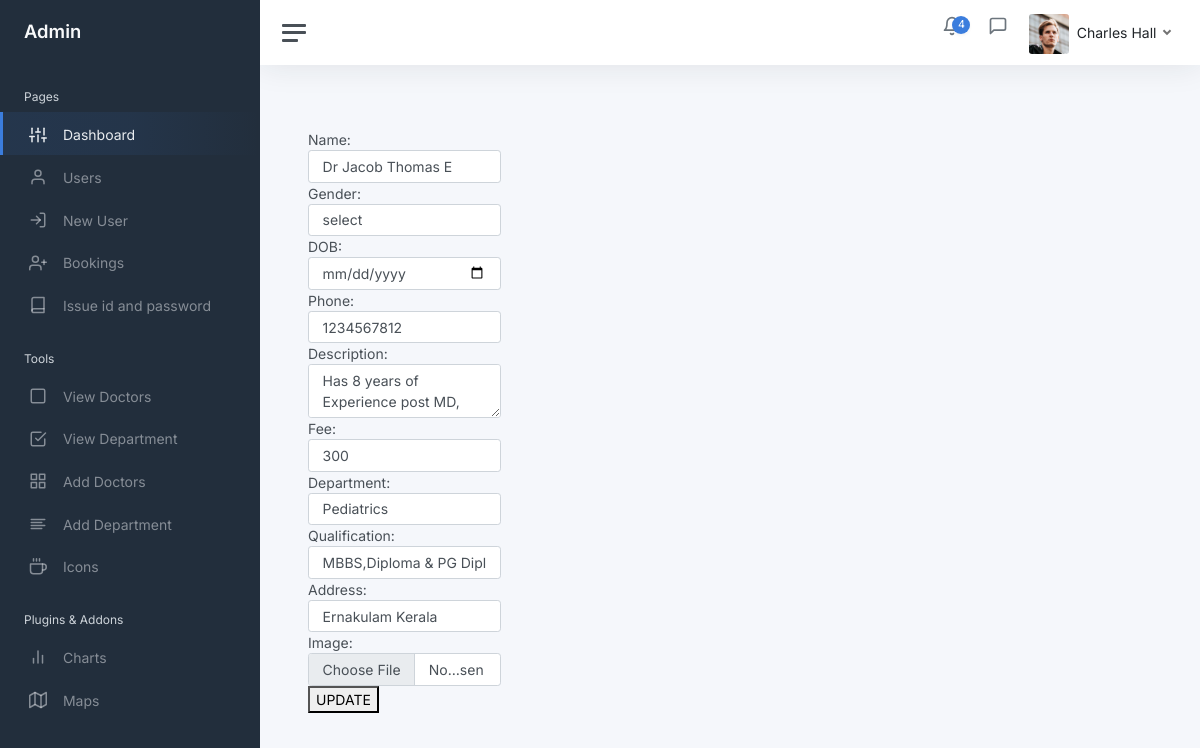
Before: /admin12/editdoctorimage.php?id=1 with the older database file.
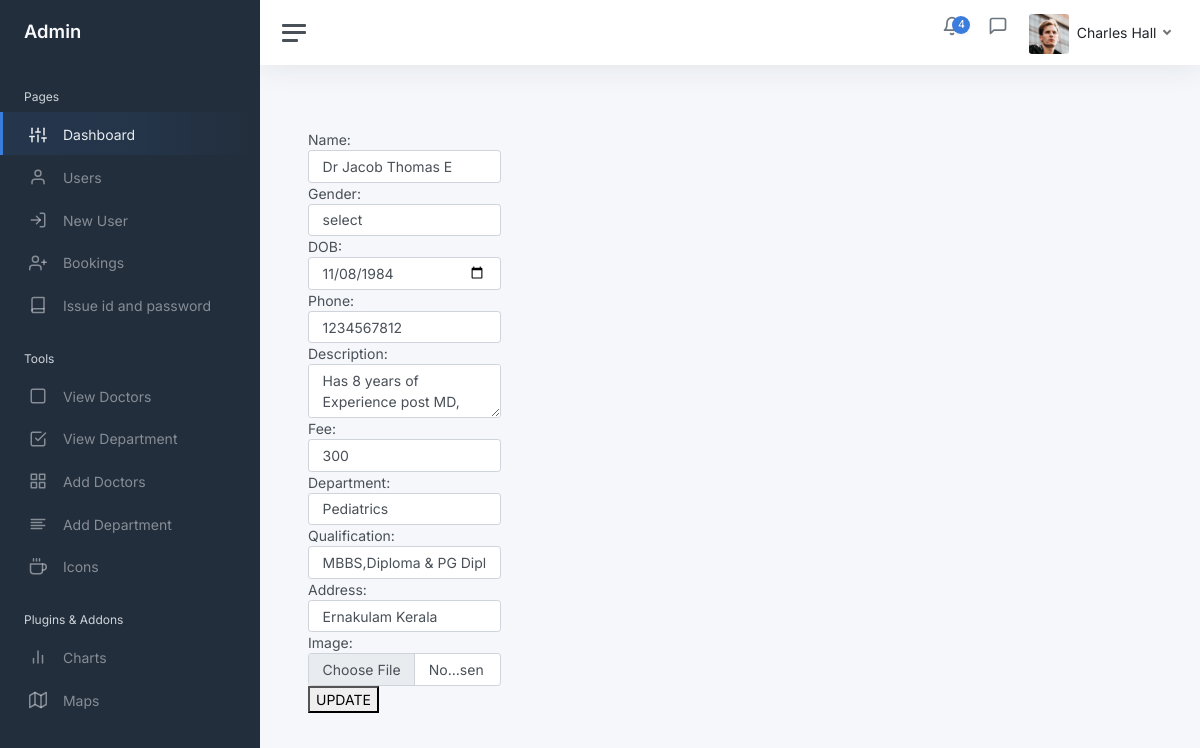
After: the same page with the newer database file.
### tables this page shows
CREATE TABLE IF NOT EXISTS `doctor` (
  `id` int NOT NULL AUTO_INCREMENT,
  `name` varchar(50) NOT NULL,
  `gender` char(2) NOT NULL,
  `department` varchar(50) NOT NULL,
  `qualification` varchar(100) NOT NULL,
  `address` varchar(100) NOT NULL,
  `image` varchar(200) NOT NULL,
  `phone` char(10) NOT NULL,
  `dob` date NOT NULL,
  `description` varchar(500) NOT NULL,
  `fee` int NOT NULL,
  `username` varchar(50) NOT NULL,
  `password` varchar(50) NOT NULL,
  PRIMARY KEY (`id`)
);

### classes/DataAccess.class.php (called while the page is built, shortened)
<?php
class DataAccess
{
	private $_con,$_query,$_errors;
	public function __construct()
	{
		if(!$this->_con=mysqli_connect(DB_HOST,DB_USER,DB_PASSWORD,DB_NAME))
		{
			die("connection Error");
		}
		$this->_errors ="";
	}
	public function getData($fields,$table,$condition = "1")
	{
		if(!$this->_checkTable($table))
		{
			$this->_errors.="$table not Present";
			return false;
		}
		$this->_query = "select ";
		if(is_array($fields))
		{
			if($this->_checkFieldsIndexed($fields,$table))
			{
				$this->_query.=implode(",",$fields);
			}
			else
			{
				return false;
			}
		}
		else if(gettype($fields) == "string")
		{
			if($fields == "*")
			{
				$this->_query.="*";
			}
		}
		else
		{
			$this->_errors.=" Invalid scheme type";
			return false;
		}
		$this->_query.=" from $table where $condition";
		$resref=mysqli_query($this->_con,$this->_query);
		$dataArr = array();
		if(mysqli_num_rows($resref))
		{
			while($rows = mysqli_fetch_assoc($resref))
			{
				$dataArr[] = $rows;
			}
		}
		return $dataArr;
	}
	public function createOptions($labelField,$valField,$table,$condition = "1")
	{
		if($this->_checkTable($table))
		{
			if($this->_checkFieldsIndexed(array($labelField,$valField),$table))
			{
				$this->_query = "select $labelField,$valField from $table where $condition";
				$resref=mysqli_query($this->_con,$this->_query);
				$data = array();
				if(mysqli_num_rows($resref))
				{
					while($row=mysqli_fetch_assoc($resref))
					{
						$data[$row[$labelField]]=$row[$valField];
					}
					return $data;
				}
				else
				{
					return $data;
				}
			}
			else
			{
				return array();
			}
		}
		else
		{
			$this->_errors .= "$table not present";
			return 0;
		}
	}
	private function _checkTable($table)
	{
		$q="show tables";
		$resref = mysqli_query($this->_con,$q);
		if(mysqli_num_rows($resref))
		{
			while($row=mysqli_fetch_array($resref))
			{
				if($row[0]==$table)
				{
					return true;
				}
			}
		}
		return false;
	}
	private function _checkFieldsIndexed($data,$table)
	{
		if($this->_checkTable($table))
		{
			$fieldArr=array();
			$q="describe $table";
			$resref = mysqli_query($this->_con,$q);
			while($row=mysqli_fetch_assoc($resref))
			{
				$fieldArr[] = $row["Field"];
			}
			$flag = true;
			return $flag;
		}
		return 0;
	}
}
?>

### admin12/editdoctorimage.php (the view, shortened to what this page needs)
<?php
include("header.php");
$dao=new DataAccess();
$info=$dao->getData('*','doctor','id='.$_GET['id']);
$elements=array(
        "name"=>$info[0]['name'],"gender"=>$info[0]['gender'],"department"=>$info[0]['department'],"qualification"=>$info[0]['qualification'],"address"=>$info[0]['address'],"image"=>"","dob"=>$info[0]['dob'],"phone"=>$info[0]['phone'],"description"=>$info[0]['description'],"fee"=>$info[0]['fee']);
	$form = new FormAssist($elements,$_POST);
        {$msg="Failed";} ?>
<html>
<head>
</head>
<body>
	<form action="" method="POST" enctype="multipart/form-data" >
<div class="row">
                    <div class="col-md-6">
Name:
<?= $form->textBox('name',array('class'=>'form-control')); ?>
</div>
</div>
<div class="row">
                    <div class="col-md-6">
Gender:
<select class="form-control" name="gender">
    <option>select</option>
</select>
</div>
</div>
<div class="row">
                    <div class="col-md-6">
DOB:
<input type="date" name="dob" value="<?=$elements['dob']?>" class="form-control">
</div>
</div>
<div class="row">
                    <div class="col-md-6">
Phone:
<?= $form->textBox('phone',array('class'=>'form-control')); ?>
</div>
</div>
<div class="row">
                    <div class="col-md-6">
Description:
<?= $form->textArea('description',array('class'=>'form-control')); ?>
</div>
</div>
<div class="row">
                    <div class="col-md-6">
Fee:
<?= $form->textBox('fee',array('class'=>'form-control')); ?>
</div>
</div>
<div class="row">
                    <div class="col-md-6">
Department:
<?php
                 $options = $dao->createOptions('name','id',"department");
                 echo $form->dropDownList('department',array('class'=>'form-control'),$options); ?>
</div>
</div>
<div class="row">
                    <div class="col-md-6">
Qualification:
  <?= $form->textBox('qualification',array('class'=>'form-control')); ?>
</div>
</div>
<div class="row">
                    <div class="col-md-6">
Address:
<?= $form->textBox('address',array('class'=>'form-control')); ?>
</div>
</div>
<div class="row">
                    <div class="col-md-6">
Image:
<?= $form->fileField('image',array('class'=>'form-control')); ?>
</div>
</div>
<button type="submit" name="btn_update"  >UPDATE</button>
</form>
</body>
</html>

Changed rows visible on the page:
now on this page (row edited): doctor: dob "11/08/1984"
